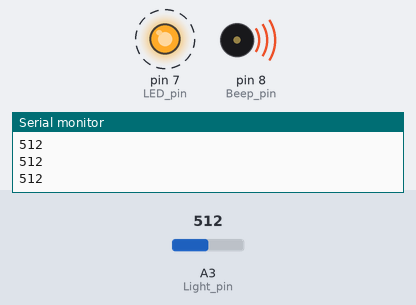
This sketch was run on a simulated Arduino Uno, built with avr-gcc and run on an emulated ATmega328P. Parts: output pins drawn as LEDs (lit = HIGH), buzzer (waves = sounding, pin HIGH), the last lines printed to the serial monitor. Dashed ring = blinking. The inputs (shaded band) are chosen by the test bench; at power-on: A3 (Light_pin) = 512.

Above: at 1.25 s.
1.3 s: A3 (Light_pin) set to 889
4.3 s: A3 (Light_pin) set to 908
At 4.8 s:
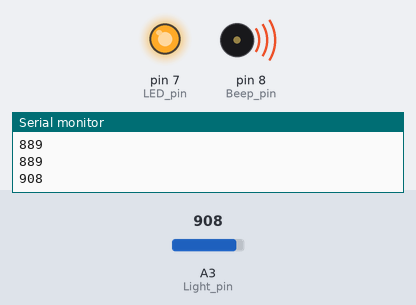
At 5.3 s:
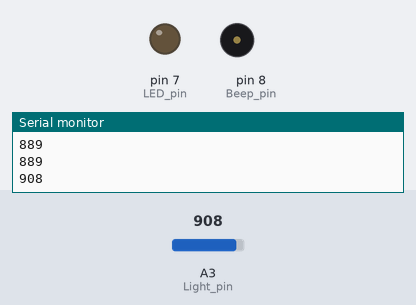
Timing chart, 0 to 13.3 s (numbered marks = the images above; inputs shaded):
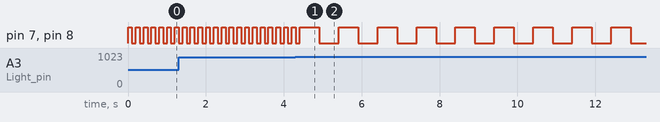

Measured:
- the behaviour switches between 900 and 901 on A3 (Light_pin) (found by bisection; images 0 and 1)
- by itself, pin 7 (LED_pin), pin 8 (Beep_pin): repeats every 1.0 s: HIGH 0.50 s, LOW 0.50 s

The sketch:

Blink-Beep-Light.ino
```cpp
/*
 * Тестовая программа для Пищалки, световиода и фоторезистора, собранных согласно схеме
 * http://roscansat.com/tehnicheskaya-dokumentatsiya/cansat-junior/
 */


// Блок переменных
int Light_pin = A3; // Пин входа с делителя напряжения Фоторезистора
int LED_pin = 7;    // Пин для подсоединения Светодиода
int Beep_pin = 8;   // Пин для подсоединения Пищалки

int LightSensorValue; // Переменная для сохранения значения освещенности
int Light_level = 900;  // Пороговый уровень освещенности (значение необходимо подбирать в зависимости от ваших условий)

// Функция  setup  - все что находися внутри запускается один раз после включения или перзагрузки платы
void setup() {

  Serial.begin(9600);         //Запускаем последовательный порт для передачи данных в компьютер на скорости 9600. Для того чтобы иметь возможность посмотреть данные с датчика света.
  pinMode(LED_pin, OUTPUT);   //Настраиваем пин к которому присоединен светодиод в режим выхода.
  pinMode(Beep_pin, OUTPUT);  //Настраиваем пин к которому присоединена пищалка в режим выхода.
}

// Функция loop - все что содержится внутри выполняется бесконечно по кругу, пока включен микроконтроллер
void loop() {

  LightSensorValue = analogRead(Light_pin); //Считываем значение с датчика света
  Serial.println(LightSensorValue);         // Передаем значение в последовательный порт (для просмотра нажмите на лупу в правом верхнем углу среды Arduino)

  if  (LightSensorValue > Light_level) {    //Сравниваем значение датчика с граничным условием
    Blink_n_beep(500);                      // Если выполняется то запускаем функцию мигания с периодом 500 мс
  }else{
    Blink_n_beep(100);                      // Если не выполняется то запускаем функцию мигания с периодом 100 мс
  }

}

void Blink_n_beep (int bfreq) {   // Это пример создания собственной функции. Она располагается ниже основного цикла loop
  digitalWrite(LED_pin, HIGH);    // Переводим пин к которому подключен светодиод в состояние HIGH - на нем появляется напряжение 5 вольт
  digitalWrite(Beep_pin, HIGH);
  delay(bfreq);                   // Задержка (остановка программы) на указанное число милисекунд (1000 мс = 1с).
  digitalWrite(LED_pin, LOW);     // Переводим пин к которому подключен светодиод в состояние LOW - на нем появляется напряжение 0 вольт
  digitalWrite(Beep_pin, LOW);
  delay(bfreq);
  }
```
